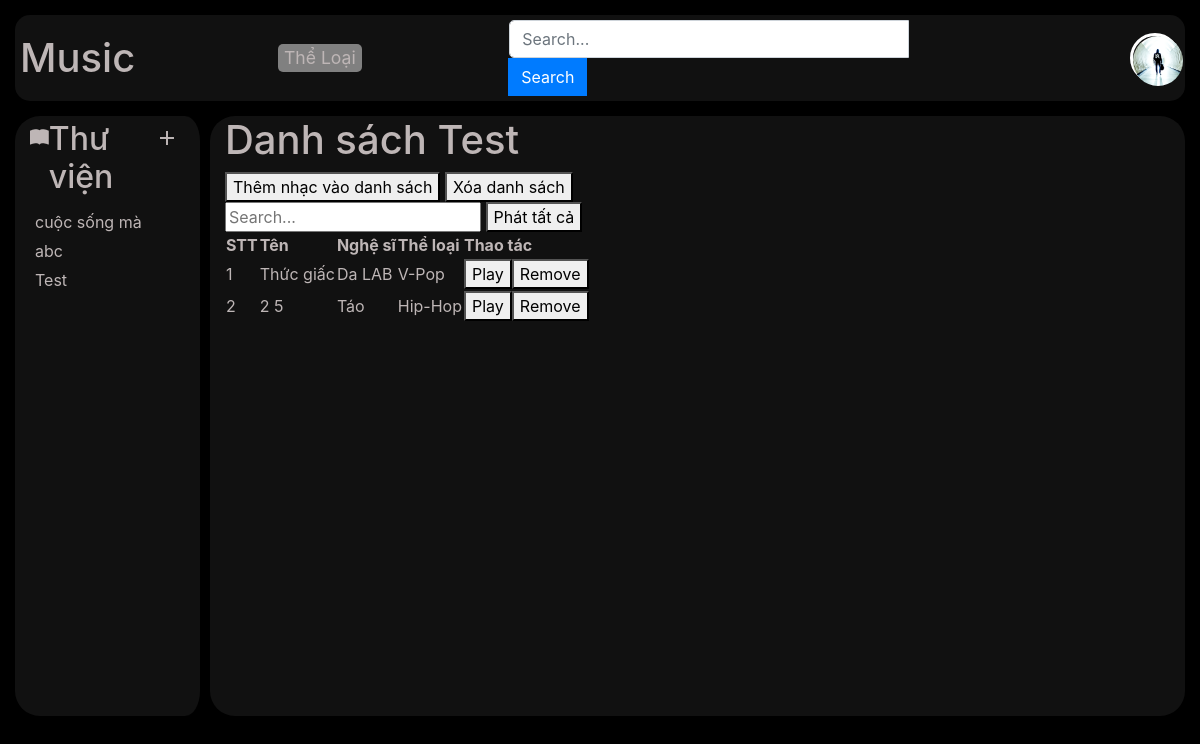
The app's page /Home/List?id=15 (signed in) with its own data.
### tables this page shows
CREATE TABLE `library` (
  `IdList` int(11) NOT NULL,
  `NameList` varchar(255) NOT NULL
);

CREATE TABLE `storemusic` (
  `IdMusic` int(11) NOT NULL,
  `NameMusic` varchar(1000) NOT NULL,
  `NameImageMusic` varchar(100) NOT NULL,
  `View` int(11) NOT NULL DEFAULT 0,
  `state` bit(2) NOT NULL
);

### mvc/code/controller.php (called while the page is built, shortened)
<?php
class controller
{
    public function model($model)
    {
        if ($model != "test")
            return new $model;
    }
    public function view($view, $data = [])
    {
        require_once "./mvc/view/" . $view . ".php";
    }
}

### mvc/controller/Home.php (called while the page is built, shortened)
<?php
    class Home extends controller{
        public $a;
        public function __construct()
        {
            $this->a=$this->model("MusicModel");
        }
        function List(){
            $this->view("master1",[
                "page"=>"List",
                "MS" => $this->a->Music(),
                "Lib"=> $this->a->Library(),
                "getlist" => $this->a->getListMusic(),
                "Album"=> $this->a->Album(),
                "getalbum" => $this->a->getAlbumMusic(),
                "Category"=> $this->a->Category()
                ]);
        }
    }
?>

### mvc/code/app.php (called while the page is built, shortened)
<?php
class App
{
    protected $action = "Show";
    function __construct()
    {
        $arr = $this->UrlProcess();
        if (file_exists("./mvc/controller/" . $arr[0] . ".php")) {
            $this->controller = $arr[0];
            unset($arr[0]);
        };
        $this->controller = new $this->controller;
        if (isset($arr[1])) {
            if (method_exists($this->controller, $arr[1])) {
                $this->action = $arr[1];
            }
            unset($arr[1]);
        }
        $this->params = $arr ? array_values($arr) : [];
        $controllerInstance = new $this->controller();
        call_user_func_array([$controllerInstance, $this->action], $this->params);
    }
    function UrlProcess()
    {
        if (isset($_GET["url"])) {
            return explode("/", filter_var(trim($_GET["url"])));
        }
    }
}

### index.php (called while the page is built, shortened)
<?php
$myApp = new App();
?>

### mvc/code/DB.php (called while the page is built, shortened)
<?php
class DB{
    protected $servername = "localhost";
    protected $username = "root";
    protected $password = "";
    function __construct()
    {
        $this->con=mysqli_connect($this->servername,$this->username,$this->password);
    }
}
?>

### mvc/model/MusicModel.php (called while the page is built, shortened)
<?php
class MusicModel extends DB
{
    public function Music()
    {
        $sql = "SELECT storemusic.IdMusic, storemusic.NameMusic, GROUP_CONCAT(DISTINCT artist.NameArtist ORDER BY artist.IdArtist SEPARATOR ' x ') AS NameArtist, category.NameCategory, storemusic.NameImageMusic
            FROM song_artist
            JOIN storemusic ON song_artist.IdMusic = storemusic.IdMusic
            JOIN song_category ON song_artist.IdMusic  = song_category.IdMusic
            JOIN category on song_category.IdCategory=category.IdCategory
            JOIN artist ON song_artist.IdArtist = artist.IdArtist
            GROUP BY storemusic.IdMusic, storemusic.NameMusic,category.NameCategory, storemusic.NameImageMusic";
        return mysqli_query($this->con, $sql);
    }
    public function Library()
    {
        if ($_SESSION['userid'] != 1) {
            $sql = "SELECT library.IdList AS Id, library.NameList AS Name
            FROM library
            JOIN account_library ON library.IdList = account_library.IdList
            WHERE account_library.IdAccount = ?";
        } else {
            $sql = "SELECT album.IdAlbum AS Id,album.NameAlbum AS Name
            FROM album JOIN account_album on album.IdAlbum=account_album.IdAlbum
            WHERE account_album.IdAccount=?";
        }
        $stmt = $this->con->prepare($sql);
        $stmt->bind_param('i', $_SESSION['userid']);
        $stmt->execute();
        $result = $stmt->get_result();
        if ($result) {
            return $result->fetch_all(MYSQLI_ASSOC);
        } else {
            return [];
        }
    }
    public function getListMusic()
    {
        $sql = "SELECT storemusic.IdMusic,storemusic.NameMusic,category.NameCategory,GROUP_CONCAT(DISTINCT artist.NameArtist SEPARATOR ' x ') AS NameArtist
        FROM song_artist join artist on song_artist.IdArtist= artist.IdArtist
		JOIN song_category ON song_artist.IdMusic = song_category.IdMusic
        join category on song_category.IdCategory=category.IdCategory
        join storemusic on song_artist.IdMusic=storemusic.IdMusic
        JOIN listmusic on song_artist.IdMusic=listmusic.IdMusic
        join library on listmusic.IdList=library.IdList
        join account_library on library.IdList= account_library.IdList
        WHERE IdAccount=? And listmusic.IdList=?
        GROUP BY storemusic.IdMusic,storemusic.IdMusic,category.NameCategory";
        $stmt = $this->con->prepare($sql);
        $stmt->bind_param('ii', $_SESSION['userid'], $_GET['id']);
        $stmt->execute();
        $result = $stmt->get_result();
        $listMusic = array();
        if ($result->num_rows > 0) {
            while ($row = $result->fetch_assoc()) {
                $list = array(
                    "IdMusic" => $row["IdMusic"],
                    "NameMusic" => $row["NameMusic"],
                    "NameArtist" => $row["NameArtist"],
                    "NameCategory" => $row["NameCategory"]
                );
                array_push($listMusic, $list);
            }
        }
        return $listMusic;
    }
}

### mvc/view/block/List.php (the view, shortened to what this page needs)
<link rel="stylesheet" type="text/css" href="../public/css/List.scss">
<div id="list">
    <?php if ($_SESSION['userid'] != 1): ?>
        <div class="header-list">
            <h1>Danh sách <?php foreach ($data["Lib"] as $print) {
                                if ($print['Id'] == $_GET['id']) {
                                    echo $print['Name'];
                                    break;
                                }
                            } ?></h1>
            <div>
                <button id="buttonToAddList1">Thêm nhạc vào danh sách</button>
                <button onclick="delDanhSachPhat()">Xóa danh sách</button>
            </div>
        </div>
        <div class="search">
            <input type="text" class="search-form" placeholder="Search...">
            <button onclick="playMusicFromList()">Phát tất cả</button>
        </div>
        <div class="list-library">
            <table id="song-list">
                <tr>
                    <th>STT</th>
                    <th>Tên</th>
                    <th>Nghệ sĩ</th>
                    <th>Thể loại</th>
                    <th>Thao tác</th>
                </tr>
                <?php
                $stt = 1;
                foreach ($data["getlist"] as $print) {
                    echo '<tr><td>';
                    echo $stt;
                    echo '</td><td>';
                    echo htmlspecialchars($print['NameMusic']);
                    echo '</td><td>';
                    echo htmlspecialchars($print['NameArtist']);
                    echo '</td><td>';
                    echo htmlspecialchars($print['NameCategory']);
                    echo '</tb><td>';
                    if ($stt === 1) {
                        echo '<button id="playFirstMusic" onclick="playMusic(this)" data-idMusic="' .htmlspecialchars($print['IdMusic']) . '">Play</button>';
                    } else echo '<button  onclick="playMusic(this)" data-idMusic="' . htmlspecialchars($print['IdMusic']) . '">Play</button>';
                    echo '<button onclick="deleteMusicFromDanhSachPhat(this)" data-idMusic="' . htmlspecialchars($print['IdMusic']) . '">Remove</button>';
                    echo '</td></tr>';
                    $stt++;
                }
                ?>
            </table>
        </div>
    <?php endif; ?>
</div>

### mvc/view/block/library.php (shortened to what this page needs)
<head>
    <link rel="stylesheet" type="text/css" href="../public/css/library.css">
</head>
<div class="container-fluid library col-md-2 pt-1">
    <div class="title d-flex">
        <?php if (isset($_SESSION['userid'])) {
            if ($_SESSION['userid'] == 1)
                echo "<h2>Album</h2>";
            else echo "<h2>Thư viện</h2>";
        } else echo "<h2>Thư viện</h2>";
        ?>
        <button class="material-icons"
            <?php if (isset($_SESSION["loginedin"])) echo 'onclick="Show()"';
            else echo 'onclick="showLogin()"' ?>>add</button>
    </div>
    <div class="listmusic">
        <?php
        if (isset($_SESSION["loginedin"])) {
            if (!empty($data["Lib"])) {
                foreach ($data["Lib"] as $print) {
                    echo '<div class="items-list">';
                    echo '<a href="./List?id=' . $print['Id'] . '">' . $print['Name'] . '</a>';
                    echo '</div>';
                }
            } else {
                echo "<p>Hãy tạo danh sách phát đầu tiên của bạn!</p>";
            }
        } else
            echo "<p>Hãy thêm danh sách phát cho chính mình!</p>";
        ?>
    </div>
</div>

### public/css/master1.css (style rules this page uses)
body { color: rgb(190, 182, 182); background-color: black; }

### public/css/library.css (style rules this page uses)
.library { background-color: rgb(17, 17, 17); border-radius: 25px; border-right: 10px solid black; }
.library .title { align-items: baseline; position: relative; }
.library .title .material-icons { color: rgb(190, 182, 182); }
.library button { color: black; border: none; background-color: inherit; }
.library .items-list { border-radius: 10px; margin: 5px 0; padding-left: 5px; }
.library .items-list a { text-decoration: none; color: inherit; cursor: pointer; }

### records on screen
library: NameList "cuộc sống mà"
library: NameList "abc"
library: NameList "Test"
storemusic: NameMusic "Thức giấc", NameArtist "Da LAB", NameCategory "V-Pop"
storemusic: NameMusic "2 5", NameArtist "Táo", NameCategory "Hip-Hop"
